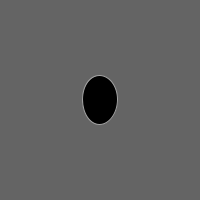
Frame 1 (no input)
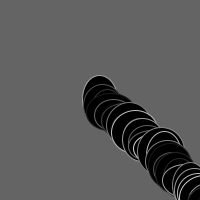
Frame 60 (the mouse pressed at the canvas centre just before this capture)
Frame 120 (the mouse held since frame 60 and released just before this capture): identical to frame 60, image omitted

The Processing sketch that drew these frames (run headless with seeded random() and noise(); from frame 60 on, the mouse is pressed at the canvas centre):

// Processing sketch: Example4_3
// ── Example4_3.pde
int circleX = 100;
int circleY = 100;
int direction = 3;
int speed = 3;
float movement1;
float movement2;
float move1;
float move2;

void setup() {
  size(200,200);
  background(100);
}

void draw() {
  
  stroke(random(255));
  fill(0);
  ellipse(circleX, circleY, random(30,50),random(30,50));
  movement1 = speed + random(0,3);
  movement2 = speed + random(0,3);
  circleX += movement1;
  circleY += movement2;
  if ((circleX > 200) || (circleX < 0) || (circleY > 200) || (circleY < 0)) {
    movement1 = (movement1 * -1);
    movement2 = (movement2 * -1);
  }
  
}
  
